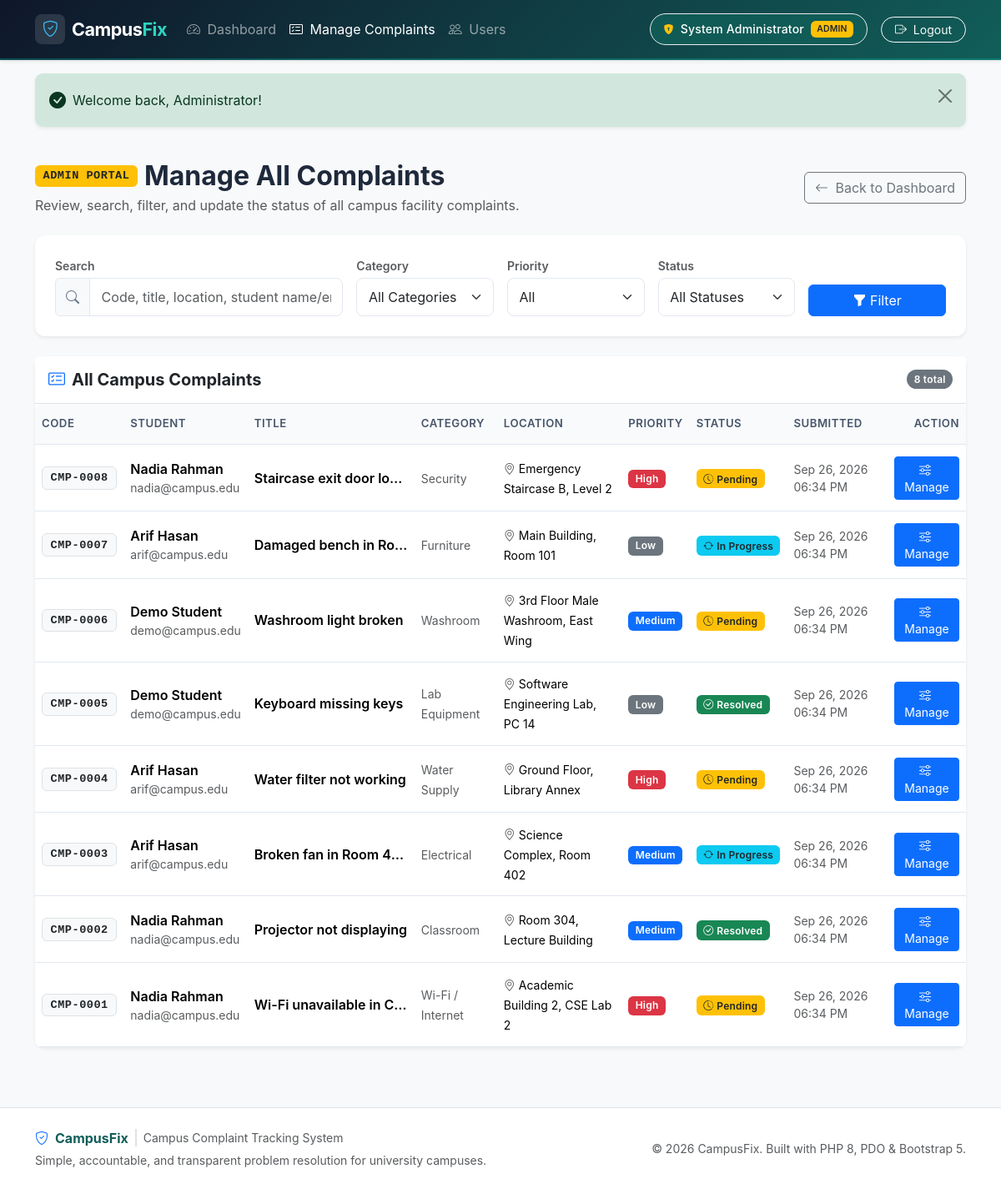
/admin/complaints.php (signed in), run on the app's committed database.
### tables this page shows
CREATE TABLE IF NOT EXISTS complaints (
    id INT AUTO_INCREMENT PRIMARY KEY,
    complaint_code VARCHAR(20) UNIQUE NOT NULL,
    user_id INT NOT NULL,
    title VARCHAR(150) NOT NULL,
    category ENUM(
        'Wi-Fi / Internet',
        'Electrical',
        'Classroom',
        'Lab Equipment',
        'Cleanliness',
        'Water Supply',
        'Furniture',
        'Washroom',
        'Security',
        'Other'
    ) NOT NULL,
    location VARCHAR(150) NOT NULL,
    priority ENUM('Low', 'Medium', 'High') NOT NULL DEFAULT 'Medium',
    description TEXT NOT NULL,
    status ENUM('Pending', 'In Progress', 'Resolved') NOT NULL DEFAULT 'Pending',
    resolution_note TEXT NULL,
    created_at TIMESTAMP DEFAULT CURRENT_TIMESTAMP,
    updated_at TIMESTAMP DEFAULT CURRENT_TIMESTAMP ON UPDATE CURRENT_TIMESTAMP,
    CONSTRAINT fk_complaints_user FOREIGN KEY (user_id) REFERENCES users(id) ON DELETE CASCADE
);

CREATE TABLE IF NOT EXISTS users (
    id INT AUTO_INCREMENT PRIMARY KEY,
    full_name VARCHAR(100) NOT NULL,
    student_id VARCHAR(30) UNIQUE NULL,
    email VARCHAR(150) UNIQUE NOT NULL,
    password VARCHAR(255) NOT NULL,
    role ENUM('student', 'admin') NOT NULL DEFAULT 'student',
    created_at TIMESTAMP DEFAULT CURRENT_TIMESTAMP
);

### admin/complaints.php (the view, shortened to what this page needs)
<?php
$pdo = getDBConnection();
$q        = trim($_GET['q'] ?? '');
$category = trim($_GET['category'] ?? '');
$priority = trim($_GET['priority'] ?? '');
$status   = trim($_GET['status'] ?? '');
$sql = "
    SELECT
        c.id,
        c.complaint_code,
        c.title,
        c.category,
        c.location,
        c.priority,
        c.status,
        c.created_at,
        c.updated_at,
        u.full_name AS student_name,
        u.email AS student_email,
        u.student_id
    FROM complaints c
    JOIN users u ON c.user_id = u.id
    WHERE 1=1
";
$params = [];
$sql .= " ORDER BY c.id DESC";
$stmt = $pdo->prepare($sql);
$stmt->execute($params);
$complaints = $stmt->fetchAll();
$hasActiveFilters = ($q !== '' || $category !== '' || $priority !== '' || $status !== '');
require_once __DIR__ . '/../includes/header.php';
?>
<div class="container py-4">
    <div class="d-flex flex-column flex-md-row justify-content-between align-items-md-center gap-3 mb-4">
        <div>
            <div class="d-flex align-items-center gap-2 mb-1">
                <span class="badge bg-warning text-dark font-monospace text-uppercase">Admin Portal</span>
                <h2 class="fw-bold mb-0">Manage All Complaints</h2>
            </div>
            <p class="text-muted mb-0">Review, search, filter, and update the status of all campus facility complaints.</p>
        </div>
        <div>
            <a href="<?= base_url('admin/dashboard.php'); ?>" class="btn btn-outline-secondary">
                <i class="bi bi-arrow-left me-1"></i> Back to Dashboard
            </a>
        </div>
    </div>
    <div class="card shadow-sm border-0 mb-4">
        <div class="card-body p-3 p-md-4">
            <form method="GET" action="<?= base_url('admin/complaints.php'); ?>">
                <div class="row g-3">
                    <div class="col-12 col-lg-4">
                        <label for="q" class="form-label small text-muted mb-1">Search</label>
                        <div class="input-group">
                            <span class="input-group-text bg-light"><i class="bi bi-search"></i></span>
                            <input type="text" class="form-control" id="q" name="q"
                                   value="<?= e($q); ?>"
                                   placeholder="Code, title, location, student name/email...">
                        </div>
                    </div>
                    <div class="col-6 col-md-3 col-lg-2">
                        <label for="category" class="form-label small text-muted mb-1">Category</label>
                        <select class="form-select" id="category" name="category">
                            <option value="">All Categories</option>
                        </select>
                    </div>
                    <div class="col-6 col-md-2 col-lg-2">
                        <label for="priority" class="form-label small text-muted mb-1">Priority</label>
                        <select class="form-select" id="priority" name="priority">
                            <option value="">All</option>
                        </select>
                    </div>
                    <div class="col-6 col-md-2 col-lg-2">
                        <label for="status" class="form-label small text-muted mb-1">Status</label>
                        <select class="form-select" id="status" name="status">
                            <option value="">All Statuses</option>
                        </select>
                    </div>
                    <div class="col-6 col-md-1 col-lg-2 d-flex align-items-end gap-2">
                        <button type="submit" class="btn btn-primary w-100" title="Apply Filters">
                            <i class="bi bi-funnel-fill"></i> Filter
                        </button>
                    </div>
                </div>
            </form>
        </div>
    </div>
    <div class="card shadow-sm border-0">
        <div class="card-header bg-white py-3 d-flex justify-content-between align-items-center border-bottom">
            <h5 class="card-title mb-0 fw-bold d-flex align-items-center">
                <i class="bi bi-card-checklist text-primary me-2"></i> All Campus Complaints
            </h5>
            <span class="badge bg-secondary rounded-pill"><?= count($complaints); ?> total</span>
        </div>
        <div class="card-body p-0">
            <?php if (empty($complaints)): ?>
                <div class="empty-state text-center py-5">
                    <div class="empty-state-icon text-muted mb-3">
                        <i class="bi bi-search fs-1"></i>
                    </div>
                    <h5 class="fw-bold mb-1">No complaints found.</h5>
                    <p class="text-muted small mb-3">
                        <?= $hasActiveFilters
                            ? 'No complaints matched your active filter criteria.'
                            : 'No facility complaints have been submitted yet.'; ?>
                    </p>
                    <?php if ($hasActiveFilters): ?>
                        <a href="<?= base_url('admin/complaints.php'); ?>" class="btn btn-outline-secondary btn-sm px-3">
                            <i class="bi bi-arrow-counterclockwise me-1"></i> Clear Filters
                        </a>
                    <?php endif; ?>
                </div>
            <?php else: ?>
                <div class="table-responsive">
                    <table class="table table-hover align-middle mb-0">
                        <thead class="table-light">
                            <tr>
                                <th>Code</th>
                                <th>Student</th>
                                <th>Title</th>
                                <th>Category</th>
                                <th>Location</th>
                                <th>Priority</th>
                                <th>Status</th>
                                <th>Submitted</th>
                                <th class="text-end">Action</th>
                            </tr>
                        </thead>
                        <tbody>
                            <?php foreach ($complaints as $c): ?>
                                <tr>
                                    <td>
                                        <span class="badge bg-light text-dark border font-monospace fw-bold"><?= e($c['complaint_code']); ?></span>
                                    </td>
                                    <td>
                                        <div class="fw-semibold"><?= e($c['student_name']); ?></div>
                                        <div class="small text-muted"><?= e($c['student_email']); ?></div>
                                    </td>
                                    <td class="fw-semibold text-truncate" style="max-width: 200px;">
                                        <?= e($c['title']); ?>
                                    </td>
                                    <td><span class="small text-muted"><?= e($c['category']); ?></span></td>
                                    <td><span class="small"><i class="bi bi-geo-alt text-muted me-1"></i><?= e($c['location']); ?></span></td>
                                    <td><?= priority_badge($c['priority']); ?></td>
                                    <td><?= status_badge($c['status']); ?></td>
                                    <td class="small text-muted"><?= format_date($c['created_at']); ?></td>
                                    <td class="text-end">
                                        <a href="<?= base_url('admin/complaint_view.php?id=' . (int)$c['id']); ?>" class="btn btn-sm btn-primary">
                                            <i class="bi bi-sliders me-1"></i> Manage
                                        </a>
                                    </td>
                                </tr>
                            <?php endforeach; ?>
                        </tbody>
                    </table>
                </div>
            <?php endif; ?>
        </div>
    </div>
</div>
<?php require_once __DIR__ . '/../includes/footer.php'; ?>

### includes/functions.php (shortened to what this page needs)
<?php
function e($value): string {
    return htmlspecialchars((string)$value, ENT_QUOTES, 'UTF-8');
}
function get_flash(string $type): array {
    if (isset($_SESSION['flash'][$type])) {
        $messages = $_SESSION['flash'][$type];
        return $messages;
    }
    return [];
}
function render_flash_messages(): string {
    $output = '';
    $types = ['success', 'danger', 'warning', 'info'];
    foreach ($types as $type) {
        $messages = get_flash($type);
        if (!empty($messages)) {
            $alertClass = 'alert-' . $type;
            $icon = match($type) {
                'success' => 'bi-check-circle-fill',
                'danger'  => 'bi-exclamation-triangle-fill',
                'warning' => 'bi-exclamation-circle-fill',
                default   => 'bi-info-circle-fill',
            };
            foreach ($messages as $msg) {
                $output .= '<div class="alert ' . $alertClass . ' alert-dismissible fade show shadow-sm d-flex align-items-center mb-3" role="alert">';
                $output .= '  <i class="bi ' . $icon . ' me-2 flex-shrink-0 fs-5"></i>';
                $output .= '  <div class="flex-grow-1">' . e($msg) . '</div>';
                $output .= '  <button type="button" class="btn-close" data-bs-dismiss="alert" aria-label="Close"></button>';
                $output .= '</div>';
            }
        }
    }
    return $output;
}
function base_url(string $path = ''): string {
    static $baseUrl = null;
    if ($baseUrl === null) {
        $docRoot = str_replace('\\', '/', realpath($_SERVER['DOCUMENT_ROOT'] ?? ''));
        $appRoot = str_replace('\\', '/', realpath(__DIR__ . '/..'));
        if ($docRoot !== '' && strpos($appRoot, $docRoot) === 0) {
            $subPath = substr($appRoot, strlen($docRoot));
            $baseUrl = '/' . trim($subPath, '/') . '/';
            if ($baseUrl === '//') {
                $baseUrl = '/';
            }
        } else {
            $baseUrl = '/CampusFix/';
        }
    }
    return $baseUrl . ltrim($path, '/');
}
function status_badge(string $status): string {
    return match ($status) {
        'Pending'     => '<span class="badge bg-warning text-dark"><i class="bi bi-clock-history me-1"></i>Pending</span>',
        'In Progress' => '<span class="badge bg-info text-dark"><i class="bi bi-arrow-repeat me-1"></i>In Progress</span>',
        'Resolved'    => '<span class="badge bg-success"><i class="bi bi-check-circle me-1"></i>Resolved</span>',
        default       => '<span class="badge bg-secondary">' . e($status) . '</span>',
    };
}
function priority_badge(string $priority): string {
    return match ($priority) {
        'Low'    => '<span class="badge bg-secondary">Low</span>',
        'Medium' => '<span class="badge bg-primary">Medium</span>',
        'High'   => '<span class="badge bg-danger">High</span>',
        default  => '<span class="badge bg-light text-dark">' . e($priority) . '</span>',
    };
}
function format_date(?string $timestamp): string {
    $time = strtotime($timestamp);
    return $time !== false ? date('M d, Y h:i A', $time) : e($timestamp);
}

### assets/css/style.css (style rules this page uses)
:root { --cf-primary: #0d6efd; --cf-primary-dark: #0a58ca; --cf-teal: #0f766e; --cf-teal-light: #14b8a6; --cf-teal-dark: #115e59; --cf-navy: #0f172a; --cf-bg: #f8fafc; --cf-card-bg: #ffffff; --cf-border: #e2e8f0; --cf-text-main: #1e293b; --cf-text-muted: #64748b; --cf-focus-ring: rgba(20, 184, 166, 0.25); }
body { background-color: var(--cf-bg); color: var(--cf-text-main); font-family: -apple-system, BlinkMacSystemFont, "Segoe UI", Roboto, "Helvetica Neue", Arial, sans-serif; min-height: 100vh; display: flex; flex-direction: column; }
.card { border: 1px solid var(--cf-border); border-radius: 0.75rem; background-color: var(--cf-card-bg); box-shadow: 0 1px 3px rgba(0, 0, 0, 0.05); transition: transform 0.15s ease, box-shadow 0.15s ease; }
.card-header { background-color: #ffffff; border-bottom: 1px solid var(--cf-border); font-weight: 600; }
.table-responsive { border-radius: 0.5rem; }
.table { margin-bottom: 0; vertical-align: middle; }
.table th { background-color: #f8fafc; color: #475569; font-weight: 600; font-size: 0.825rem; text-transform: uppercase; letter-spacing: 0.5px; padding-top: 0.9rem; padding-bottom: 0.9rem; border-bottom: 1px solid var(--cf-border); white-space: nowrap; }
.table td { padding-top: 0.85rem; padding-bottom: 0.85rem; border-bottom: 1px solid var(--cf-border); }
.badge { padding: 0.45em 0.7em; font-weight: 600; letter-spacing: 0.2px; border-radius: 0.375rem; }
.badge.font-monospace { font-size: 0.85rem; letter-spacing: 0.5px; }
.form-control, .form-select { border: 1px solid var(--cf-border); border-radius: 0.5rem; padding: 0.6rem 0.85rem; transition: border-color 0.15s ease-in-out, box-shadow 0.15s ease-in-out; }
.form-label { font-weight: 600; font-size: 0.875rem; color: #334155; margin-bottom: 0.4rem; }
.input-group-text { border: 1px solid var(--cf-border); color: #64748b; }
.alert { border-radius: 0.6rem; border: 1px solid transparent; }
.alert-dismissible .btn-close { padding: 1.15rem 1rem; }

### data on the page
complaints: complaint_code "CMP-0008", user.full_name "Nadia Rahman", user.email "nadia@campus.edu", title "Staircase exit door lo…", category "Security", location "Emergency Staircase B, Level 2", priority "High", status "Pending", created_at "Sep 26, 2026 06:34 PM"
complaints: complaint_code "CMP-0007", user.full_name "Arif Hasan", user.email "arif@campus.edu", title "Damaged bench in Ro…", category "Furniture", location "Main Building, Room 101", priority "Low", status "In Progress", created_at "Sep 26, 2026 06:34 PM"
complaints: complaint_code "CMP-0006", user.full_name "Demo Student", user.email "demo@campus.edu", title "Washroom light broken", category "Washroom", location "3rd Floor Male Washroom, East Wing", priority "Medium", status "Pending", created_at "Sep 26, 2026 06:34 PM"
complaints: complaint_code "CMP-0005", user.full_name "Demo Student", user.email "demo@campus.edu", title "Keyboard missing keys", category "Lab Equipment", location "Software Engineering Lab, PC 14", priority "Low", status "Resolved", created_at "Sep 26, 2026 06:34 PM"
complaints: complaint_code "CMP-0004", user.full_name "Arif Hasan", user.email "arif@campus.edu", title "Water filter not working", category "Water Supply", location "Ground Floor, Library Annex", priority "High", status "Pending", created_at "Sep 26, 2026 06:34 PM"
complaints: complaint_code "CMP-0003", user.full_name "Arif Hasan", user.email "arif@campus.edu", title "Broken fan in Room 402", category "Electrical", location "Science Complex, Room 402", priority "Medium", status "In Progress", created_at "Sep 26, 2026 06:34 PM"
complaints: complaint_code "CMP-0002", user.full_name "Nadia Rahman", user.email "nadia@campus.edu", title "Projector not displaying", category "Classroom", location "Room 304, Lecture Building", priority "Medium", status "Resolved", created_at "Sep 26, 2026 06:34 PM"
complaints: complaint_code "CMP-0001", user.full_name "Nadia Rahman", user.email "nadia@campus.edu", title "Wi-Fi unavailable in C…", category "Wi-Fi / Internet", location "Academic Building 2, CSE Lab 2", priority "High", status "Pending", created_at "Sep 26, 2026 06:34 PM"

### other printed values
$_SESSION['full_name'] "System Administrator"
$_SESSION['role'] "ADMIN"
$msg "Welcome back, Administrator!"
count($complaints) "8"
